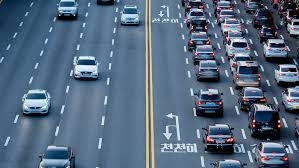
#> input picture test.jpeg, 299 x 168 px, given in place of the camera
$ python line_detec_rpi.py
#> lines starting #> are read from the running program, lines starting #| are printed output that depends on the picture; after the words box and inside, x2 and y2 are one past the last pixel; in counts of white or black regions, pixels touching at a corner belong together
import cv2

def process_camera_and_display():
    # 카메라 열기
    camera = cv2.VideoCapture(0)

    # 카메라 설정 (해상도 설정)
    camera.set(cv2.CAP_PROP_FRAME_WIDTH, 160)
    camera.set(cv2.CAP_PROP_FRAME_HEIGHT, 120)

    while camera.isOpened():
        ret, frame = camera.read()
#> frame is the input picture: shape (168, 299, 3); mean B, G, R 127.2, 104.7, 84.2
        if not ret:
            print("Failed to grab frame")
            break

        # 원본 프레임 표시
        cv2.imshow('Original Frame', frame)

        # 이미지 처리
        crop_img = frame[60:120, 0:160]
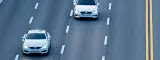
#> crop_img: shape (60, 160, 3); mean B, G, R 141.3, 117.1, 91.7
        gray = cv2.cvtColor(crop_img, cv2.COLOR_BGR2GRAY)
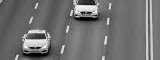
#> gray: shape (60, 160); min 1, max 251, mean 112.2
        blur = cv2.GaussianBlur(gray, (5, 5), 0)
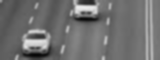
#> blur: shape (60, 160); min 8, max 235, mean 112.2
        _, thresh = cv2.threshold(blur, 130, 255, cv2.THRESH_BINARY_INV)
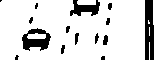
#> thresh: shape (60, 160); 85.5% white; 15 black regions (5 under 20 px), largest, box (x1, y1, x2, y2) and area: (145, 0, 154, 60) 482, (22, 28, 51, 51) 377, (70, 0, 100, 16) 271

        mask = cv2.erode(thresh, None, iterations=2)
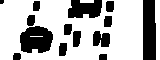
#> mask: shape (60, 160); 69.9% white; 14 black regions (1 under 20 px), largest, box (x1, y1, x2, y2) and area: (143, 0, 156, 60) 757, (20, 26, 53, 53) 701, (68, 0, 102, 18) 495
        mask = cv2.dilate(mask, None, iterations=2)
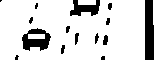
#> mask: shape (60, 160); 84.9% white; 15 black regions (5 under 20 px), largest, box (x1, y1, x2, y2) and area: (145, 0, 154, 60) 515, (22, 28, 51, 51) 389, (70, 0, 100, 16) 285
        cv2.imshow('Processed Frame', mask)

        # 'q' 키를 눌러 종료
        if cv2.waitKey(1) & 0xFF == ord('q'):
#> (key q is pressed here)
            break

    # 자원 해제 및 윈도우 종료
    camera.release()
    cv2.destroyAllWindows()

if __name__ == '__main__':
    process_camera_and_display()
